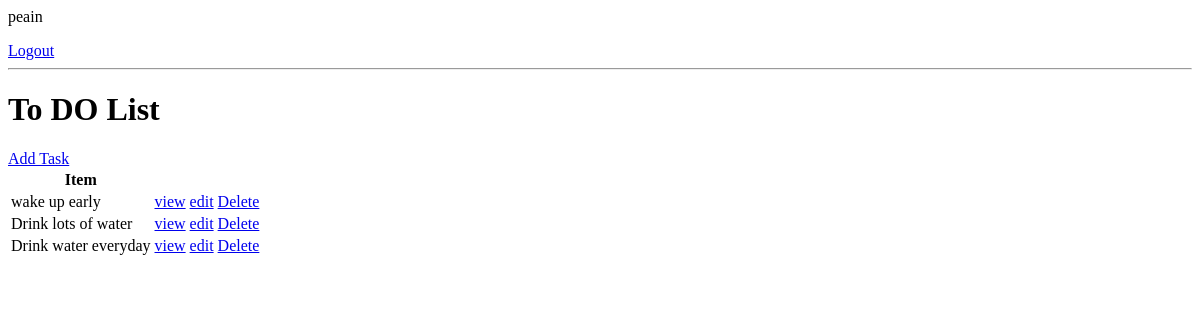
The page / (signed in) on the database as committed earlier.
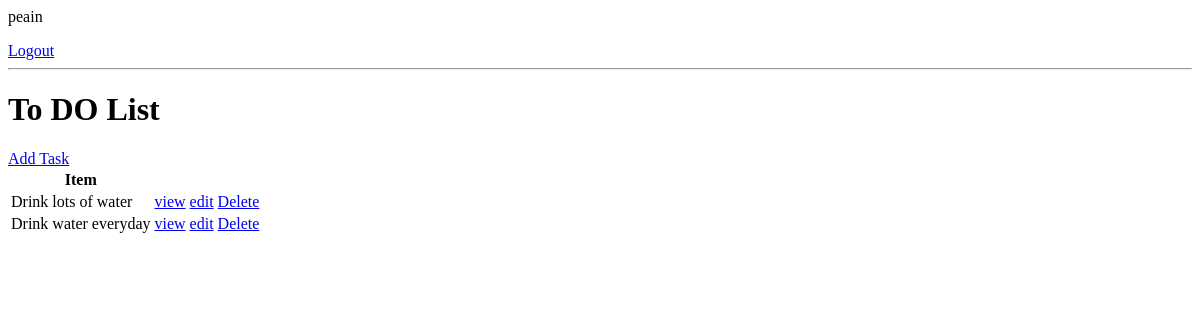
The same page on the database as committed later.
### base/models.py (models this page shows, shortened)
class Task(models.Model):
    user = models.ForeignKey(User, on_delete=models.CASCADE, blank=True, null=True)
    title = models.CharField(max_length=200)
    description = models.TextField(null=True, blank=True)
    complete = models.BooleanField(default=False)
    create = models.DateTimeField(auto_now_add=True)
    class Meta:
        ordering = ["complete"]

### base/views.py (the view)
# urls.py: path("", TaskList.as_view(), name="tasks"),
class TaskList(LoginRequiredMixin, ListView):
    model = Task
    context_object_name = "tasks"

### base/templates/base/task_list.html
{% if request.user.is_authenticated %}
    <p>{{request.user}}</p>
    <a href="{% url 'logout' %}">Logout</a>
{% else %}
    <a href="{% url 'login' %}">Login</a>
{% endif %}
<hr>
<h1>To DO List</h1>
<a href="{% url 'task-create' %}">Add Task</a>
<table>
    <tr>
        <th>Item</th>
    </tr>
    {% for task in tasks %}
        <tr>
            <td>{{task.title}}</td>
            <td><a href="{% url 'task' task.id %}">view</a></td>
            <td><a href="{% url 'task-update' task.id %}">edit</a></td>
            <td><a href="{% url 'task-delete' task.id %}">Delete</a></td>
        </tr>
    {% empty %}
    <h3>No item in list</h3>
    {% endfor %}
</table>

Rows that differ between the two databases and show on the page:
removed Task: title "wake up early"
